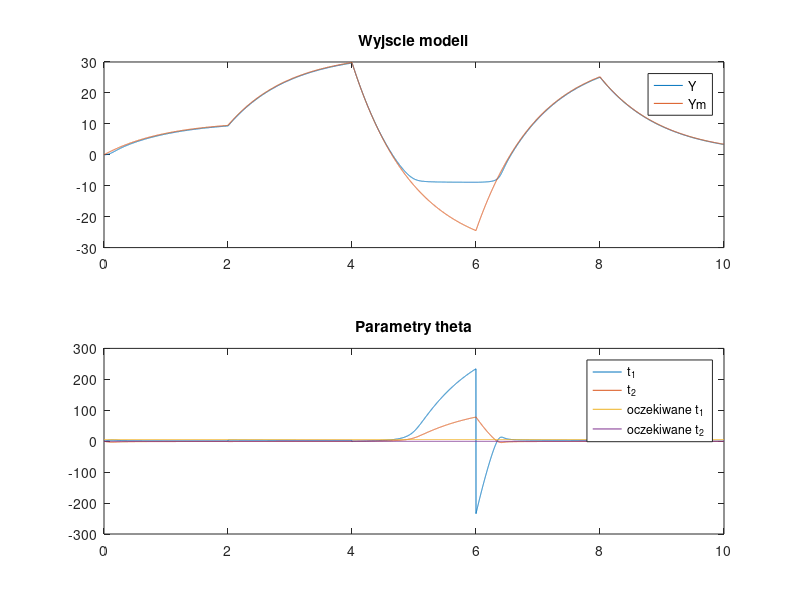

This figure's MATLAB source:
clear variables;
dt = 1e-3;
a = 2;
b = 2;
am = 1;
bm = 11;
uc = 1;
gamma = 5000;


time = 0:dt:10;

sysd = c2d(ss([-a], [b], [1], [0]), dt);
Ad = sysd.A;
Bd = sysd.B;

sysmd = c2d(ss([-am], [bm], [1], [0]), dt);
Amd = sysmd.A;
Bmd = sysmd.B;
    

u = zeros(size(time));
uc = uc*ones(1, 2/dt);
ud = 3*ones(1, 2/dt);
 ue = -3*ones(1, 2/dt);
uf = 3*ones(1, 2/dt);
ug = zeros(1, 2/dt);
uc = [uc, ud, ue, uf, ug, 0];
theta_1 = zeros(size(time));
theta_2 = zeros(size(time));
y = zeros(size(time));
ym = zeros(size(time));

for t = 2:length(time)
    e = y(t-1)-ym(t-1);
    theta_1(t) = -gamma*uc(t)*e*dt;
    theta_2(t) = gamma*e*dt;
    u(t) = theta_1(t)*uc(t) - theta_2(t)*y(t-1);
    y(t) = Ad*y(t-1) + Bd*u(t);
    ym(t) = Amd*ym(t-1) + Bmd*uc(t);
end

subplot(2,1,1);
plot(time, y, time, ym);
legend('Y', 'Ym');
title('Wyjscie modeli')

subplot(2,1,2);
plot(time, theta_1, time, theta_2, time, (bm/b)*ones(size(time)), time, ((am-a)/b)*ones(size(time)));
legend('t_1', 't_2', 'oczekiwane t_1', 'oczekiwane t_2');
title('Parametry theta')


